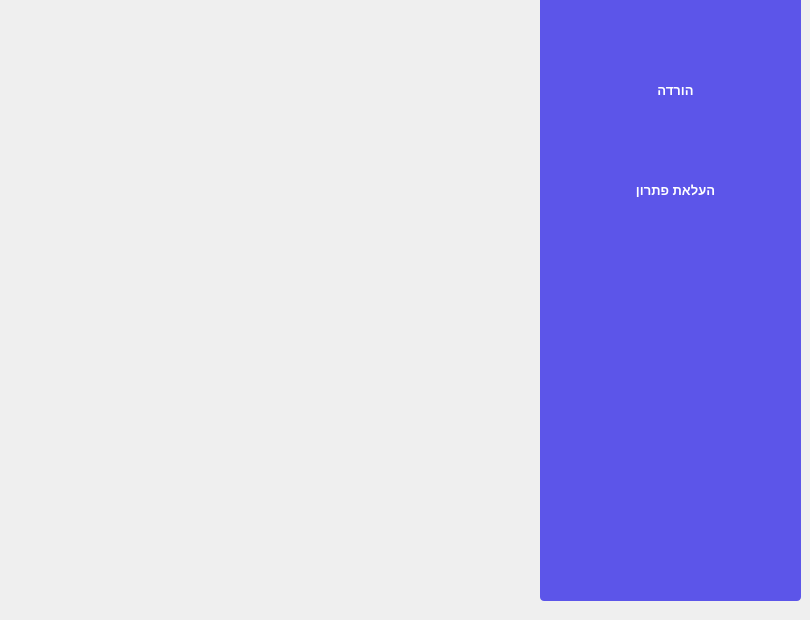
    <widget class="QWidget" name="page_8">
     <widget class="QListView" name="listView_8">
      <property name="geometry">
       <rect>
        <x>540</x>
        <y>-10</y>
        <width>261</width>
        <height>611</height>
       </rect>
      </property>
      <property name="toolTip">
       <string>&lt;html&gt;&lt;head/&gt;&lt;body&gt;&lt;p&gt;&lt;br/&gt;&lt;/p&gt;&lt;/body&gt;&lt;/html&gt;</string>
      </property>
      <property name="styleSheet">
       <string notr="true">QListView
{
	background-color: #5c55e9;
	color: #fff;
	font-size: 14px;
	font-weight: bold;
	show-decoration-selected: 0;
	border-radius: 4px;
	padding-left: -15px;
	padding-right: -15px;
	padding-top: 5px;

} 


QListView:disabled 
{
	background-color: #5c5c5c;

}


QListView::item
{
	background-color: #454e5e;
	border: none;
	padding: 10px;
	border-radius: 0px;
	padding-left : 10px;
	height: 32px;

}


QListView::item:selected
{
	color: #000;
	background-color: #fff;

}


QListView::item:!selected
{
	color:white;
	background-color: transparent;
	border: none;
	padding-left : 10px;

}


QListView::item:!selected:hover
{
	color: #fff;
	background-color: #5564f2;
	border: none;
	padding-left : 10px;

}
QPushButton
{
	background-color: #5c55e9;
	color: #fff;
	font-size: 13px;
	font-weight: bold;
	border-top-right-radius: 15px;
	border-top-left-radius: 0px;
	border-bottom-right-radius: 0px;
	border-bottom-left-radius: 15px;
	padding: 10px;

}
</string>
      </property>
     </widget>
     <widget class="QPushButton" name="pushButton_28">
      <property name="geometry">
       <rect>
        <x>600</x>
        <y>50</y>
        <width>151</width>
        <height>81</height>
       </rect>
      </property>
      <property name="styleSheet">
       <string notr="true">QPushButton
{
	background-color: #5c55e9;
	color: #fff;
	font-size: 13px;
	font-weight: bold;
	border-top-right-radius: 15px;
	border-top-left-radius: 0px;
	border-bottom-right-radius: 0px;
	border-bottom-left-radius: 15px;
	padding: 10px;

}


QPushButton::disabled
{
	background-color: #5c5c5c;

}


QPushButton::hover
{
	background-color: #5564f2;

}


QPushButton::pressed
{
	background-color: #3d4ef2;

}
</string>
      </property>
      <property name="text">
       <string>הורדה</string>
      </property>
     </widget>
     <widget class="QPushButton" name="pushButton_29">
      <property name="geometry">
       <rect>
        <x>600</x>
        <y>150</y>
        <width>151</width>
        <height>81</height>
       </rect>
      </property>
      <property name="styleSheet">
       <string notr="true">QPushButton
{
	background-color: #5c55e9;
	color: #fff;
	font-size: 13px;
	font-weight: bold;
	border-top-right-radius: 15px;
	border-top-left-radius: 0px;
	border-bottom-right-radius: 0px;
	border-bottom-left-radius: 15px;
	padding: 10px;

}


QPushButton::disabled
{
	background-color: #5c5c5c;

}


QPushButton::hover
{
	background-color: #5564f2;

}


QPushButton::pressed
{
	background-color: #3d4ef2;

}
</string>
      </property>
      <property name="text">
       <string>העלאת פתרון</string>
      </property>
     </widget>
     <widget class="QLabel" name="label_14">
      <property name="geometry">
       <rect>
        <x>0</x>
        <y>0</y>
        <width>541</width>
        <height>601</height>
       </rect>
      </property>
      <property name="styleSheet">
       <string notr="true">border-image: url(:/images/Students.png);</string>
      </property>
      <property name="text">
       <string/>
      </property>
     </widget>
    </widget>
